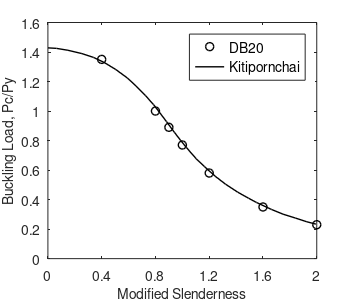

The MATLAB script that drew this image:
%% plot Pc/PY vs Lambda
hfig=figure;
SLChan = csvread('SLChan.csv');
Kitipornchai = csvread('KitipornchaiElas.csv');
x=      [0.4  0.8  0.9  1.0  1.2  1.6  2.0];
y=     [1.35 1.00 0.89 0.77 0.58 0.35 0.23];
plot(x,y,'ko','LineWidth',1)
hold on
%plot(SLChan(:,1),SLChan(:,2))
plot(Kitipornchai(:,1),Kitipornchai(:,2),'k-','LineWidth',1)
xlim([0 2.0])
ylim([0 1.6])
set(gca,'YTick',(0:0.2:1.6))
set(gca,'XTick',(0:0.4:2.0))
set(gca,'FontSize',10)
xlabel('Modified Slenderness','FontSize',10) 
ylabel('Buckling Load, Pc/Py','FontSize',10)
legend({'DB20','Kitipornchai'},'FontSize',10)
legend('Location','northeast')

% save figure
figWidth=3.5;
figHeight=3;
set(hfig,'PaperUnits','inches');
set(hfig,'PaperPosition',[0 0 figWidth figHeight]);
fileout=('test1DB.');
print(hfig,[fileout,'tif'],'-r800','-dtiff');